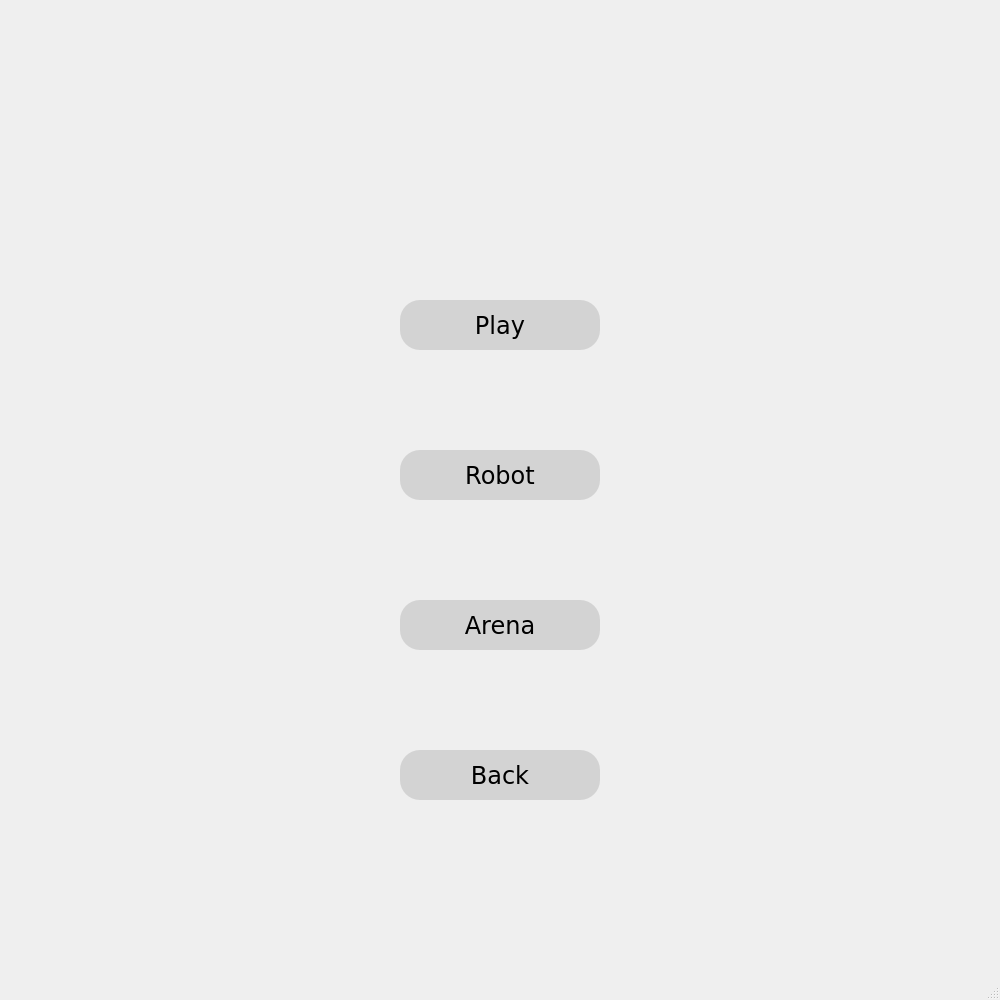
<?xml version="1.0" encoding="UTF-8"?>
<ui version="4.0">
 <class>SoloMenu</class>
 <widget class="QMainWindow" name="SoloMenu">
  <property name="geometry">
   <rect>
    <x>0</x>
    <y>0</y>
    <width>1000</width>
    <height>1000</height>
   </rect>
  </property>
  <property name="windowTitle">
   <string>MainWindow</string>
  </property>
  <widget class="QWidget" name="centralwidget">
   <widget class="QPushButton" name="RobotButton">
    <property name="geometry">
     <rect>
      <x>400</x>
      <y>450</y>
      <width>200</width>
      <height>50</height>
     </rect>
    </property>
    <property name="styleSheet">
     <string notr="true">QPushButton {
        background-color: lightgray;
        font-family: Verdana;
        font-size: 24px;
        border-radius: 20px;
        min-width: 200px; /* Set the minimum width */
        min-height: 50px; /* Set the minimum height */
		position: absolute;
   		 left: 100px;
   		 top: 200px;
    }

    QPushButton:hover {
        background-color: rgb(203, 255, 255);
}</string>
    </property>
    <property name="text">
     <string>Robot</string>
    </property>
   </widget>
   <widget class="QPushButton" name="BackButton">
    <property name="geometry">
     <rect>
      <x>400</x>
      <y>750</y>
      <width>200</width>
      <height>50</height>
     </rect>
    </property>
    <property name="styleSheet">
     <string notr="true">QPushButton {
        background-color: lightgray;
        font-family: Verdana;
        font-size: 24px;
        border-radius: 20px;
        min-width: 200px; /* Set the minimum width */
        min-height: 50px; /* Set the minimum height */
		position: absolute;
   		 left: 100px;
   		 top: 200px;
    }

    QPushButton:hover {
        background-color: rgb(203, 255, 255);
}</string>
    </property>
    <property name="text">
     <string>Back</string>
    </property>
   </widget>
   <widget class="QPushButton" name="ArenaButton">
    <property name="geometry">
     <rect>
      <x>400</x>
      <y>600</y>
      <width>200</width>
      <height>50</height>
     </rect>
    </property>
    <property name="styleSheet">
     <string notr="true">QPushButton {
        background-color: lightgray;
        font-family: Verdana;
        font-size: 24px;
        border-radius: 20px;
        min-width: 200px; /* Set the minimum width */
        min-height: 50px; /* Set the minimum height */
		position: absolute;
   		 left: 100px;
   		 top: 200px;
    }

    QPushButton:hover {
        background-color: rgb(203, 255, 255);
}</string>
    </property>
    <property name="text">
     <string>Arena</string>
    </property>
   </widget>
   <widget class="QPushButton" name="PlayButton">
    <property name="geometry">
     <rect>
      <x>400</x>
      <y>300</y>
      <width>200</width>
      <height>50</height>
     </rect>
    </property>
    <property name="styleSheet">
     <string notr="true">QPushButton {
        background-color: lightgray;
        font-family: Verdana;
        font-size: 24px;
        border-radius: 20px;
        min-width: 200px; /* Set the minimum width */
        min-height: 50px; /* Set the minimum height */
		position: absolute;
   		 left: 100px;
   		 top: 200px;
    }

    QPushButton:hover {
        background-color: rgb(203, 255, 255);
}</string>
    </property>
    <property name="text">
     <string>Play</string>
    </property>
   </widget>
  </widget>
  <widget class="QStatusBar" name="statusbar"/>
 </widget>
 <resources/>
 <connections/>
</ui>
